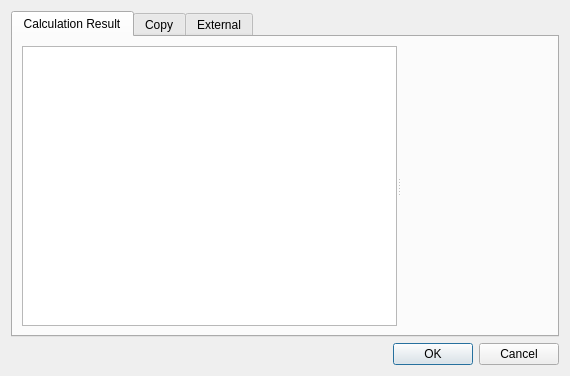
<?xml version="1.0" encoding="UTF-8"?>
<ui version="4.0">
 <class>Graph2dHybridWindowDrawSettingDialog</class>
 <widget class="QDialog" name="Graph2dHybridWindowDrawSettingDialog">
  <property name="geometry">
   <rect>
    <x>0</x>
    <y>0</y>
    <width>570</width>
    <height>376</height>
   </rect>
  </property>
  <property name="windowTitle">
   <string>Draw Setting</string>
  </property>
  <layout class="QVBoxLayout" name="verticalLayout_2">
   <item>
    <widget class="QTabWidget" name="tabWidget">
     <property name="currentIndex">
      <number>0</number>
     </property>
     <widget class="QWidget" name="resultTab">
      <attribute name="title">
       <string>Calculation Result</string>
      </attribute>
      <layout class="QVBoxLayout" name="verticalLayout">
       <item>
        <widget class="QSplitter" name="splitter">
         <property name="orientation">
          <enum>Qt::Horizontal</enum>
         </property>
         <property name="opaqueResize">
          <bool>true</bool>
         </property>
         <widget class="QListWidget" name="resultListWidget"/>
         <widget class="Graph2dHybridWindowSettingWidget" name="resultSettingWidget" native="true"/>
        </widget>
       </item>
      </layout>
     </widget>
     <widget class="QWidget" name="copyTab">
      <attribute name="title">
       <string>Copy</string>
      </attribute>
      <layout class="QVBoxLayout" name="verticalLayout">
       <item>
        <widget class="QSplitter" name="splitter2">
         <property name="orientation">
          <enum>Qt::Horizontal</enum>
         </property>
         <property name="opaqueResize">
          <bool>true</bool>
         </property>
         <widget class="QListWidget" name="copyListWidget"/>
         <widget class="Graph2dHybridWindowSettingWidget" name="copySettingWidget" native="true"/>
        </widget>
       </item>
      </layout>
     </widget>
     <widget class="QWidget" name="dataTab">
      <attribute name="title">
       <string>External</string>
      </attribute>
      <layout class="QVBoxLayout" name="verticalLayout">
       <item>
        <widget class="QSplitter" name="splitter3">
         <property name="orientation">
          <enum>Qt::Horizontal</enum>
         </property>
         <property name="opaqueResize">
          <bool>true</bool>
         </property>
         <widget class="QListWidget" name="extListWidget"/>
         <widget class="Graph2dHybridWindowSettingWidget" name="extSettingWidget" native="true"/>
        </widget>
       </item>
      </layout>
     </widget>
    </widget>
   </item>
   <item>
    <widget class="QDialogButtonBox" name="buttonBox">
     <property name="orientation">
      <enum>Qt::Horizontal</enum>
     </property>
     <property name="standardButtons">
      <set>QDialogButtonBox::Cancel|QDialogButtonBox::Ok</set>
     </property>
    </widget>
   </item>
  </layout>
 </widget>
 <customwidgets>
  <customwidget>
   <class>Graph2dHybridWindowSettingWidget</class>
   <extends>QWidget</extends>
   <header>post/graph2dhybrid/datamodel/graph2dhybridwindowsettingwidget.h</header>
   <container>1</container>
  </customwidget>
 </customwidgets>
 <resources/>
 <connections>
  <connection>
   <sender>buttonBox</sender>
   <signal>accepted()</signal>
   <receiver>Graph2dHybridWindowDrawSettingDialog</receiver>
   <slot>accept()</slot>
   <hints>
    <hint type="sourcelabel">
     <x>248</x>
     <y>254</y>
    </hint>
    <hint type="destinationlabel">
     <x>157</x>
     <y>274</y>
    </hint>
   </hints>
  </connection>
  <connection>
   <sender>buttonBox</sender>
   <signal>rejected()</signal>
   <receiver>Graph2dHybridWindowDrawSettingDialog</receiver>
   <slot>reject()</slot>
   <hints>
    <hint type="sourcelabel">
     <x>316</x>
     <y>260</y>
    </hint>
    <hint type="destinationlabel">
     <x>286</x>
     <y>274</y>
    </hint>
   </hints>
  </connection>
 </connections>
</ui>
